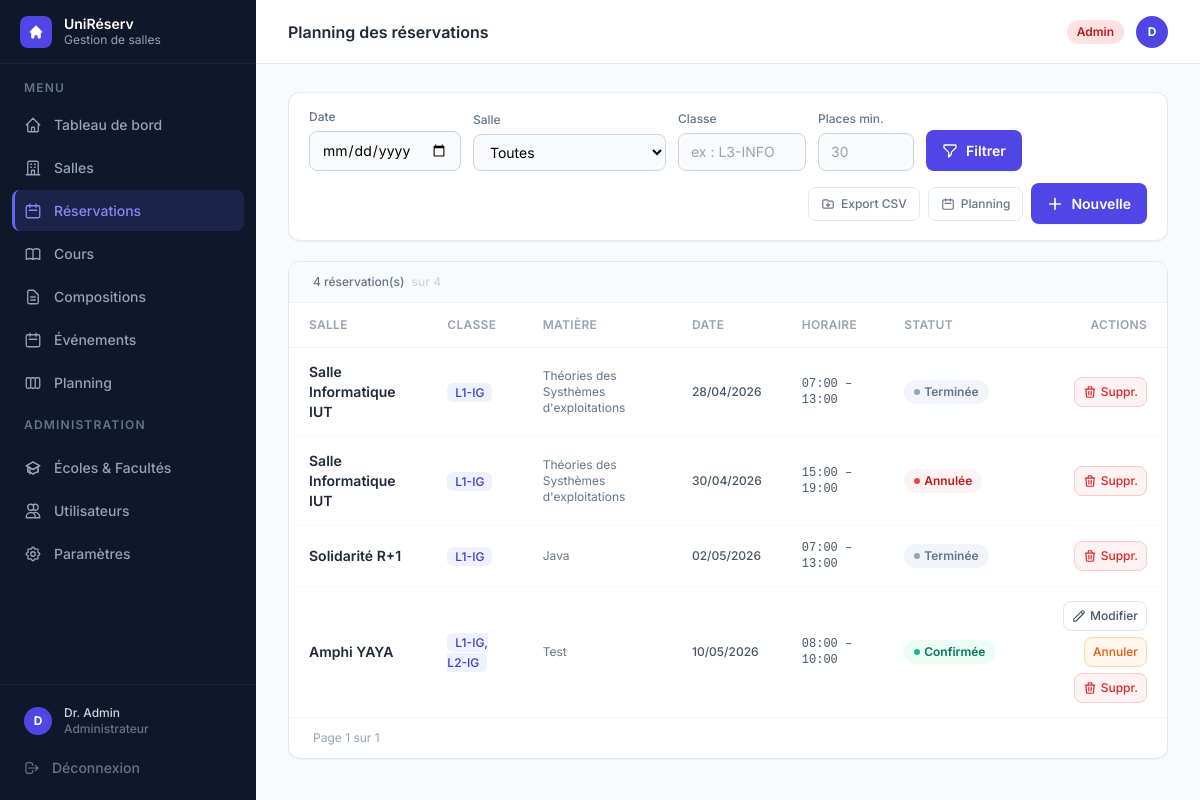
The page /reservations (signed in) on the database as committed earlier.
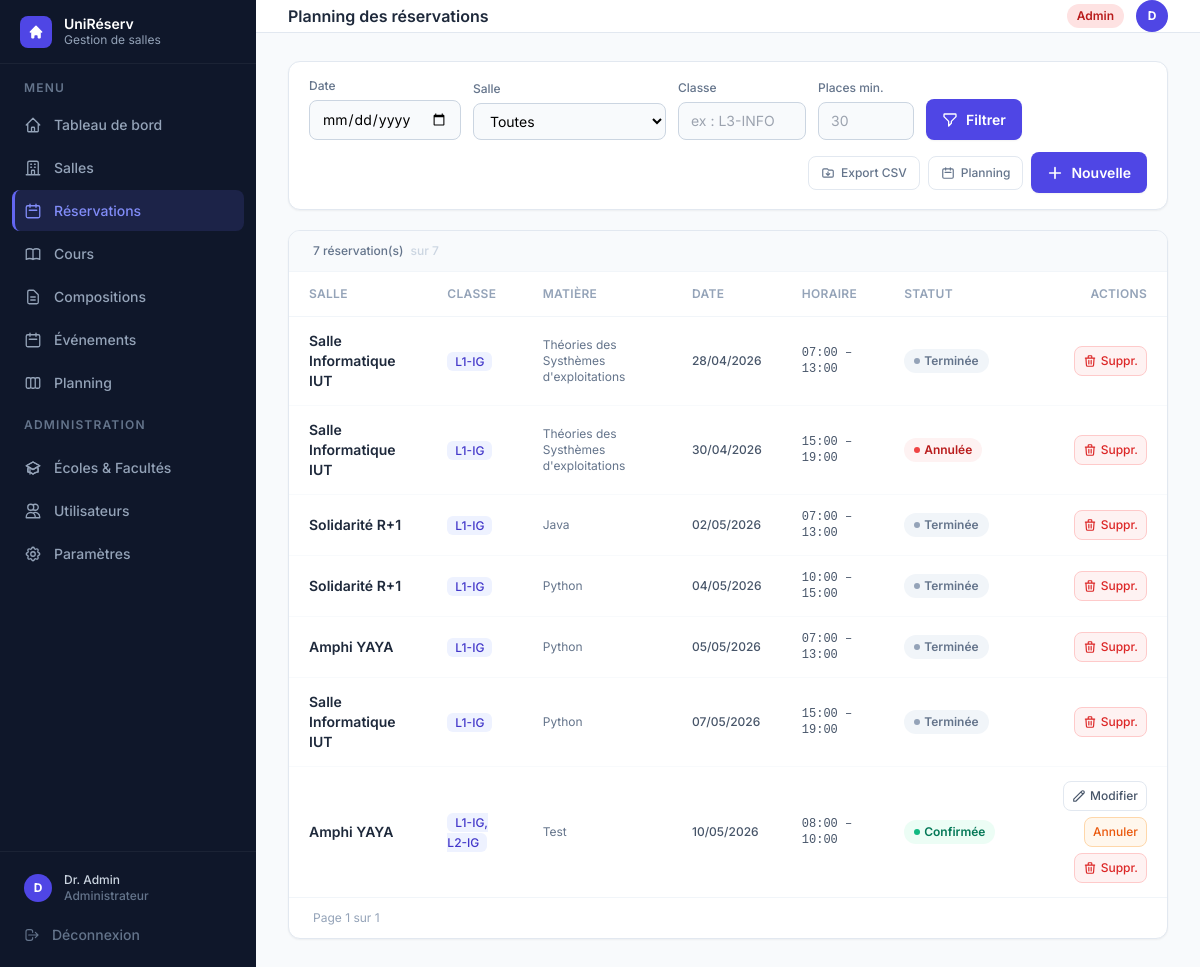
The same page on the database as committed later.
### tables this page shows
CREATE TABLE reservations (
            id              INTEGER PRIMARY KEY,
            salle_id        INTEGER NOT NULL,
            responsable_id  INTEGER NOT NULL,
            classe          TEXT    NOT NULL,
            date            TEXT    NOT NULL,
            heure_debut     TEXT    NOT NULL,
            heure_fin       TEXT    NOT NULL,
            matiere         TEXT    DEFAULT '',
            statut          TEXT    NOT NULL DEFAULT 'en_attente',
            date_creation   TEXT    NOT NULL, enseignant_id INTEGER, cours_id INTEGER,
            FOREIGN KEY (salle_id)       REFERENCES salles(id),
            FOREIGN KEY (responsable_id) REFERENCES utilisateurs(id)
        );

CREATE TABLE salles (
            id          INTEGER PRIMARY KEY,
            nom         TEXT    NOT NULL UNIQUE,
            capacite    INTEGER NOT NULL,
            equipements TEXT    NOT NULL DEFAULT '[]',
            disponible  INTEGER NOT NULL DEFAULT 1
        );

### gestion de salle/app.py (the view)
@app.route("/reservations")
@login_required
def reservations():
    _, utilisateurs, salles_dict, toutes = get_data()
    filtre_date    = request.args.get("date", "")
    filtre_salle   = request.args.get("salle_id", "")
    filtre_classe  = request.args.get("classe", "").strip()
    filtre_places  = request.args.get("places_min", "").strip()
    resultats = list(toutes)
    classe_etudiant = ""
    if session.get("user_role") == "etudiant":
        u_courant = utilisateurs.get(session["user_id"])
        if u_courant and getattr(u_courant, "classe", ""):
            classe_etudiant = u_courant.classe
            resultats = [r for r in resultats if r.classe == classe_etudiant]
    if filtre_date:
        try:
            d = date.fromisoformat(filtre_date)
            resultats = [r for r in resultats if r.date == d]
        except ValueError:
            pass
    if filtre_salle and filtre_salle.isdigit():
        sid = int(filtre_salle)
        resultats = [r for r in resultats if r.salle.id == sid]
    if filtre_classe:
        resultats = [r for r in resultats if filtre_classe.lower() in r.classe.lower()]
    if filtre_places and filtre_places.isdigit():
        min_places = int(filtre_places)
        resultats = [r for r in resultats if r.salle.capacite >= min_places]
    resultats.sort(key=lambda r: (r.date, r.heure_debut))
    return render_template(
        "reservations.html", active="reservations",
        reservations=resultats,
        salles=list(salles_dict.values()),
        filtre_date=filtre_date,
        filtre_salle=filtre_salle,
        filtre_classe=filtre_classe,
        filtre_places=filtre_places,
        peut_gerer=peut_gerer_reservations(),
        StatutReservation=StatutReservation,
        classe_etudiant=classe_etudiant,
    )

### gestion de salle/app.py (called while the page is built)
def get_bd():
    return BaseDonneesSQLite()

def _get_unites_dict():
    from flask import g
    if not hasattr(g, 'unites_dict'):
        g.unites_dict = {u.id: u for u in get_bd().charger_toutes_unites()}
    return g.unites_dict

def _format_classe(classe: str) -> str:
    if not classe:
        return ''
    unites = _get_unites_dict()
    parts = []
    for c in classe.split(','):
        c = c.strip()
        if c.startswith('U') and c[1:].isdigit():
            u = unites.get(int(c[1:]))
            parts.append(f"{u.niveau}-{u.abreviation or u.nom[:6]}" if u else c)
        else:
            parts.append(c)
    return ', '.join(parts)

@app.context_processor
def inject_format_classe():
    return dict(format_classe=_format_classe)

def login_required(f):
    @wraps(f)
    def decorated(*args, **kwargs):
        if "user_id" not in session:
            return redirect(url_for("login"))
        return f(*args, **kwargs)
    return decorated

def peut_gerer_reservations():
    return session.get("user_role") in ("admin", "responsable")

### gestion de salle/models/etablissement.py (called while the page is built)
    @property
    def id(self) -> int: return self.__id

    @id.setter
    def id(self, v: int):
        if self.__id is None: self.__id = v

### gestion de salle/templates/reservations.html (shortened to what the changed rows need)
{% extends "base.html" %}
{% block heading %}Planning des réservations{% endblock %}
{% block content %}
<div class="bg-white rounded-xl border border-slate-200 shadow-sm overflow-hidden">
  {% if reservations %}
  <div class="px-6 py-3 border-b border-slate-100 bg-slate-50 flex items-center justify-between">
    <p class="text-xs text-slate-500 font-medium">
      <span id="count-visible">{{ reservations|length }}</span> réservation(s)
      <span class="text-slate-300 ml-1">sur {{ reservations|length }}</span>
    </p>
  </div>
  <div class="overflow-x-auto">
    <table class="w-full text-sm" id="res-table">
      <thead>
        <tr class="border-b border-slate-100">
          <th class="px-5 py-3.5 text-left text-xs font-semibold text-slate-400 uppercase tracking-wide">Salle</th>
          <th class="px-5 py-3.5 text-left text-xs font-semibold text-slate-400 uppercase tracking-wide">Classe</th>
          <th class="px-5 py-3.5 text-left text-xs font-semibold text-slate-400 uppercase tracking-wide">Matière</th>
          <th class="px-5 py-3.5 text-left text-xs font-semibold text-slate-400 uppercase tracking-wide">Date</th>
          <th class="px-5 py-3.5 text-left text-xs font-semibold text-slate-400 uppercase tracking-wide">Horaire</th>
          <th class="px-5 py-3.5 text-left text-xs font-semibold text-slate-400 uppercase tracking-wide">Statut</th>
          <th class="px-5 py-3.5 text-right text-xs font-semibold text-slate-400 uppercase tracking-wide">Actions</th>
        </tr>
      </thead>
      <tbody id="res-body">
        {% for r in reservations %}
        <tr class="res-row data-row border-b border-slate-50 last:border-0">
          <td class="px-5 py-3.5">
            <a href="{{ url_for('salles_detail', salle_id=r.salle.id) }}"
               class="font-semibold text-slate-800 hover:text-indigo-600 transition">{{ r.salle.nom }}</a>
          </td>
          <td class="px-5 py-3.5">
            <span class="px-2 py-0.5 rounded-md bg-indigo-50 text-indigo-700 text-xs font-medium">{{ format_classe(r.classe) }}</span>
          </td>
          <td class="px-5 py-3.5 text-slate-500 text-xs">{{ r.matiere or '—' }}</td>
          <td class="px-5 py-3.5 text-slate-600 text-xs font-medium">{{ r.date.strftime('%d/%m/%Y') }}</td>
          <td class="px-5 py-3.5 text-slate-600 font-mono text-xs">{{ r.heure_debut.strftime('%H:%M') }} – {{ r.heure_fin.strftime('%H:%M') }}</td>
          <td class="px-5 py-3.5">
            {% if r.statut == StatutReservation.CONFIRMEE %}
              <span class="inline-flex items-center gap-1 px-2.5 py-1 rounded-full text-xs font-semibold bg-emerald-50 text-emerald-700"><span class="w-1.5 h-1.5 rounded-full bg-emerald-500"></span>Confirmée</span>
            {% elif r.statut.value == 'en_attente' %}
              <span class="inline-flex items-center gap-1 px-2.5 py-1 rounded-full text-xs font-semibold bg-amber-50 text-amber-700"><span class="w-1.5 h-1.5 rounded-full bg-amber-400"></span>En attente</span>
            {% elif r.statut.value == 'annulee' %}
              <span class="inline-flex items-center gap-1 px-2.5 py-1 rounded-full text-xs font-semibold bg-red-50 text-red-700"><span class="w-1.5 h-1.5 rounded-full bg-red-500"></span>Annulée</span>
            {% else %}
              <span class="inline-flex items-center gap-1 px-2.5 py-1 rounded-full text-xs font-semibold bg-slate-100 text-slate-500"><span class="w-1.5 h-1.5 rounded-full bg-slate-400"></span>Terminée</span>
            {% endif %}
          </td>
          <td class="px-5 py-3.5 text-right">
            <div class="flex items-center justify-end gap-1.5 flex-wrap">
              {% if peut_gerer and r.statut.value not in ('annulee', 'terminee') %}
              <a href="{{ url_for('reservation_modifier', res_id=r.id) }}"
                 class="inline-flex items-center gap-1 px-2 py-1.5 rounded-lg border border-slate-200 hover:bg-slate-50 text-slate-600 text-xs font-medium transition">
                <svg class="w-3.5 h-3.5" fill="none" stroke="currentColor" stroke-width="2" viewBox="0 0 24 24"><path stroke-linecap="round" stroke-linejoin="round" d="M15.232 5.232l3.536 3.536m-2.036-5.036a2.5 2.5 0 113.536 3.536L6.5 21.036H3v-3.572L16.732 3.732z"/></svg>
                Modifier
              </a>
              <form method="POST" action="{{ url_for('reservation_annuler', res_id=r.id) }}" class="inline"
                    onsubmit="return confirm('Annuler cette réservation ?')">
                <button type="submit"
                  class="inline-flex items-center gap-1 px-2 py-1.5 rounded-lg border border-orange-200 bg-orange-50 hover:bg-orange-100 text-orange-600 text-xs font-medium transition">
                  Annuler
                </button>
              </form>
              {% endif %}
              {% if session.user_role == 'admin' %}
              <form method="POST" action="{{ url_for('reservation_supprimer', res_id=r.id) }}" class="inline"
                    onsubmit="return confirm('Supprimer définitivement cette réservation ?')">
                <button type="submit"
                  class="inline-flex items-center gap-1 px-2 py-1.5 rounded-lg border border-red-200 bg-red-50 hover:bg-red-100 text-red-600 text-xs font-medium transition">
                  <svg class="w-3.5 h-3.5" fill="none" stroke="currentColor" stroke-width="2" viewBox="0 0 24 24"><path stroke-linecap="round" stroke-linejoin="round" d="M19 7l-.867 12.142A2 2 0 0116.138 21H7.862a2 2 0 01-1.995-1.858L5 7m5 4v6m4-6v6m1-10V4a1 1 0 00-1-1h-4a1 1 0 00-1 1v3M4 7h16"/></svg>
                  Suppr.
                </button>
              </form>
              {% endif %}
            </div>
          </td>
        </tr>
        {% endfor %}
      </tbody>
    </table>
  </div>
  <div class="px-6 py-3 border-t border-slate-100 flex items-center justify-between">
    <p class="text-xs text-slate-400">Page <span id="page-current">1</span> sur <span id="page-total">1</span></p>
  </div>
  {% endif %}
</div>
{% endblock %}

Rows that differ between the two databases and show on the page:
added reservations: salle.nom "Solidarité R+1", classe "L1-IG", matiere "Python", date "04/05/2026", heure_debut "10:00", heure_fin "15:00", shows "Terminée"
added reservations: salle.nom "Amphi YAYA", classe "L1-IG", matiere "Python", date "05/05/2026", heure_debut "07:00", heure_fin "13:00", shows "Terminée"
added reservations: salle.nom "Salle Informatique IUT", classe "L1-IG", matiere "Python", date "07/05/2026", heure_debut "15:00", heure_fin "19:00", shows "Terminée"
Other text that changed with them:
{{ reservations|length }}: "4" → "7"
